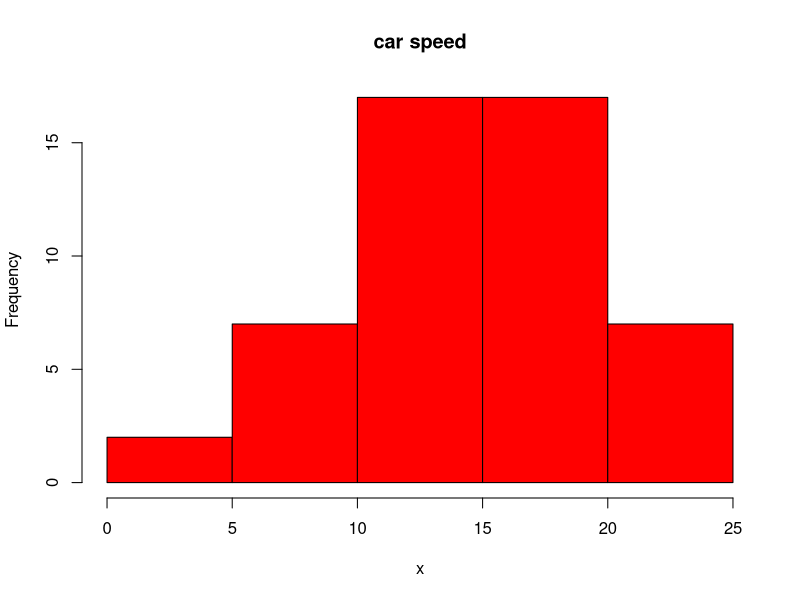
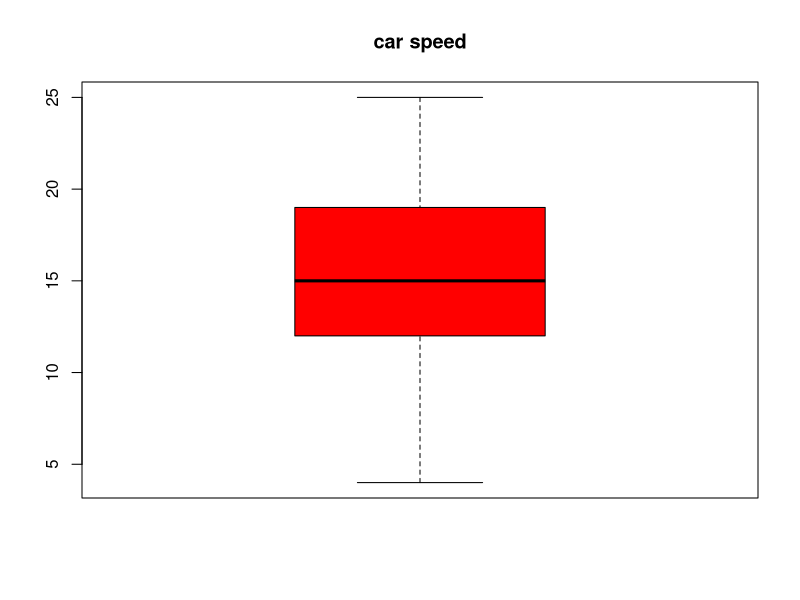
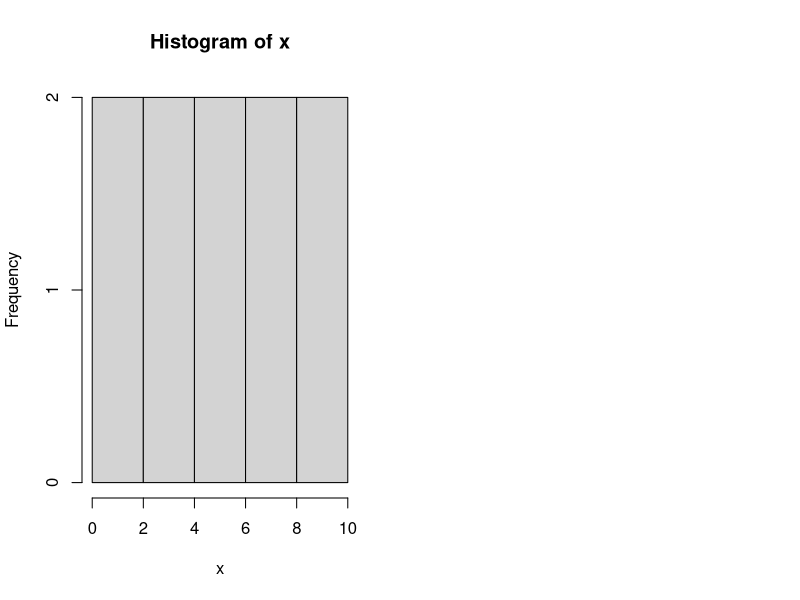

Recreate these plots in R, in order. (Note: this script raises an error after producing the figures.)
# install.packages("lobstr")

library(lobstr)
ast(1 + 2 * 3)
ast(if (x > 1) print(y))

1 + 2 # infix
`+`(1, 2) # prefix form

?`%*%`

x <- 1:3
x[1]
`[`(x, 1)

`%rep%` <- function(string, times) rep(string, 3)
"ha" %rep% 3

class(x) <- "something special"
x

`class<-`

`myclass<-` <- function(x, value) {
  attr(x, "myclass") <- value
  x
}

myclass(x) <- "PH290"
x

typeof(`seq`)
typeof(`$`)

str(sleep)
sleep$ID

a <- "ID"
sleep$a # $ does not follow the standard evaluation rule, i.e., replace a symbol by its value

sleep[[a]]

typeof(`+`)

ast(
for (i in 1:10) {
  print(i)
  i + 1
}
)

`%+%` <- function(str1, str2) paste0(str1, str2)
"Hello" %+% "World"

?seq
seq(1, 3, length.out=5)
seq(to = 3, length=5, 1)

myplot <- function(x, ...) {
  ddd <- list(...)
  if (!is.null(ddd$col)) {
    # do something
  } 
  hist(x, ...)
  boxplot(x, ...)
}
myplot(cars$speed, main="car speed", col="red")


f1 <- function(x) return(x)
f2 <- function(x) invisible(x)

f1("BPH")
f2("BPH")
x <- f2("BPH")
x


myplot <- function(x) {
  par(mfrow=c(1, 2))
  hist(x)
  box(x)
}
myplot(1:10)  

plotAndReset <- function(x) {
  
  oldpar <- par(no.readonly = TRUE)
  on.exit(par(oldpar))
  
  
  par(mfrow=c(1, 2))
  hist(x)
  plot(x)
}
plot(1)

plotAndReset(sleep$extra)
plotAndReset(y)

f <- ecdf(sleep$extra)
typeof(f)
x <- seq(-5, 5, length.out=100)
plot(x, f(x))


getloglik <- function(X) {
  
  function(lam) {
    sum(dpois(X, lam, log=TRUE))
  }
  
}

f <- getloglik(c(0, 3, 1, 2, 0))
f(0.5)

x <- seq(0.01, 2, by=0.01)
plot(x, sapply(x, f))

pscl::prussian$y

loglik <- getloglik(pscl::prussian$y)
?optimize
res <- optimize(loglik, c(0.001, 100), maximum = TRUE)
res

factory <- function(a, b) {
  function(x) {
    a * x^2 + b * x
  }  
}

g <- factory(1, -2)
g(-2:2)

optimize(g, c(-100, 100), maximum = FALSE)


library(testthat)

expect_equal(mean(1:3), 2)

expect_equal(mean(seq(-100, 100, by=0.1)), 0, tolerance=0)
